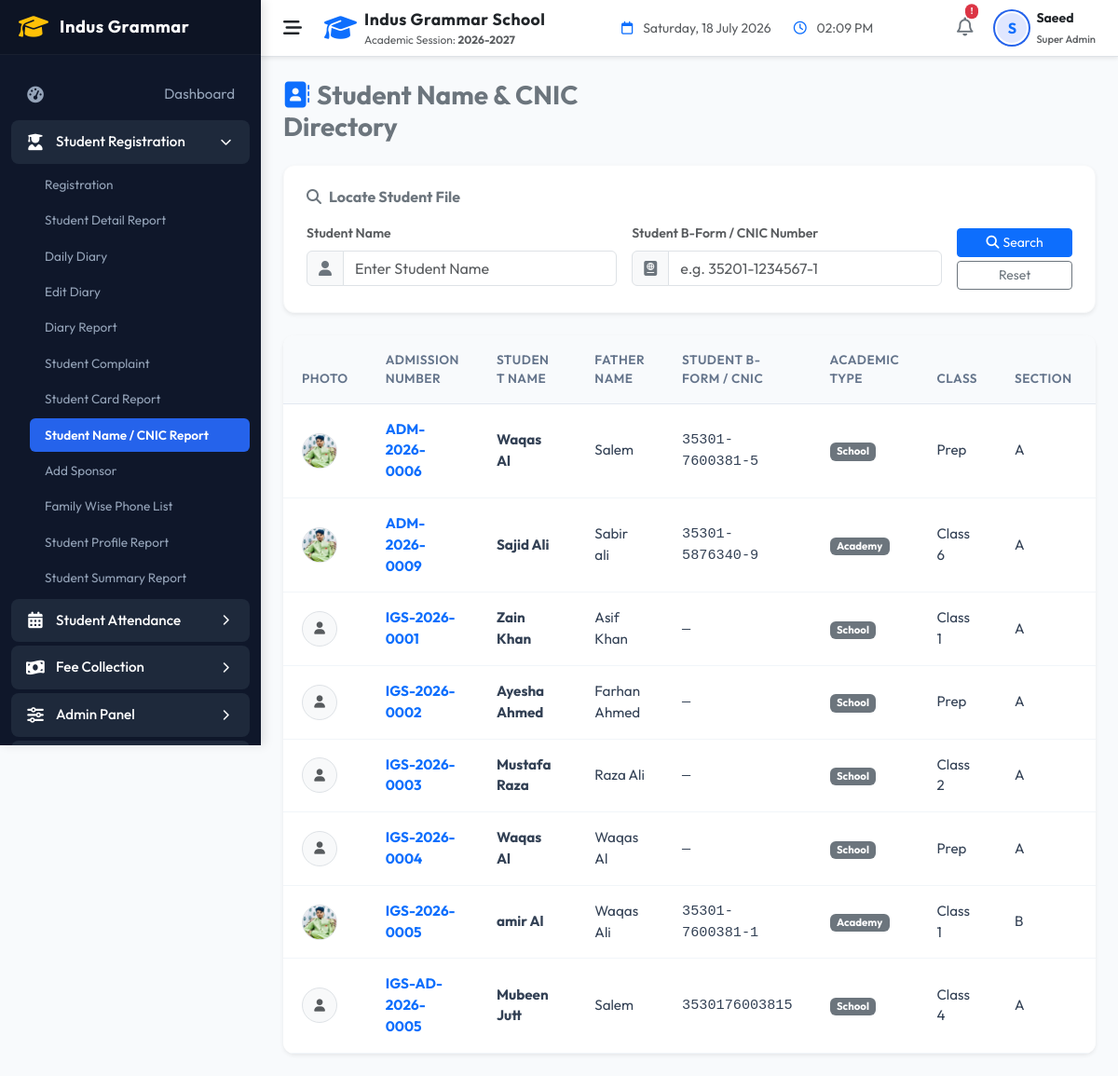
Page /indus-grammar-school-erp/modules/students/name_cnic_report.php (signed in) on the earlier database version.
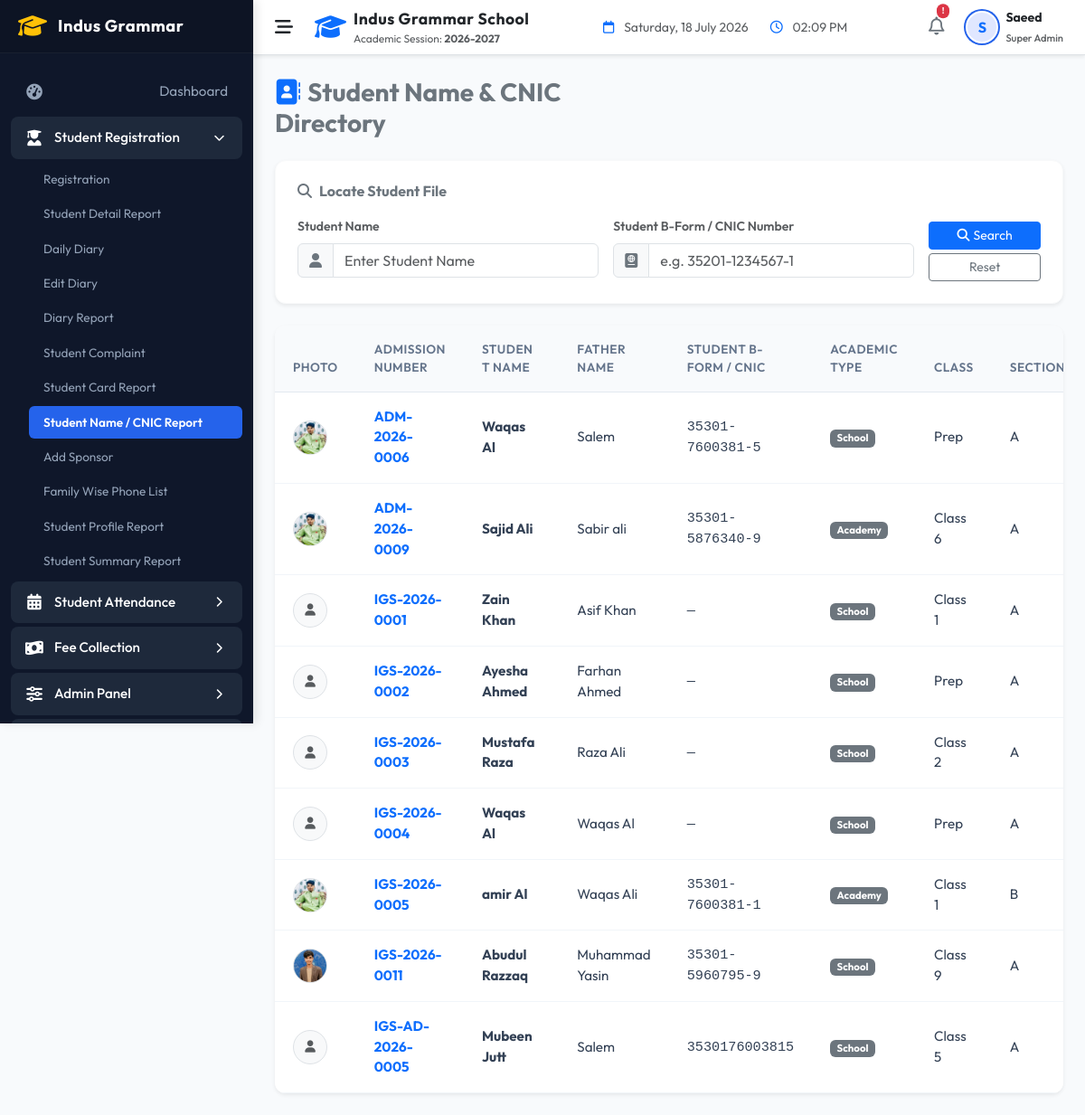
Same page on the later database version.
### tables this page shows
CREATE TABLE `students` (
  `id` int NOT NULL AUTO_INCREMENT,
  `admission_no` varchar(30) NOT NULL,
  `first_name` varchar(50) NOT NULL,
  `last_name` varchar(50) NOT NULL,
  `gender` enum('Male','Female','Other') NOT NULL,
  `date_of_birth` date NOT NULL,
  `enrollment_date` date NOT NULL,
  `class_id` int DEFAULT NULL,
  `status` enum('Active','Inactive','Suspended') DEFAULT 'Active',
  `guardian_name` varchar(100) NOT NULL,
  `guardian_phone` varchar(20) NOT NULL,
  `guardian_email` varchar(100) DEFAULT NULL,
  `address` text NOT NULL,
  `created_at` timestamp NULL DEFAULT CURRENT_TIMESTAMP,
  `updated_at` timestamp NULL DEFAULT CURRENT_TIMESTAMP ON UPDATE CURRENT_TIMESTAMP,
  `academic_type` varchar(50) NOT NULL DEFAULT 'School',
  `school_class` varchar(100) DEFAULT NULL,
  `school_section` varchar(50) DEFAULT NULL,
  `academy_program` varchar(100) DEFAULT NULL,
  `academy_batch` varchar(100) DEFAULT NULL,
  PRIMARY KEY (`id`),
  UNIQUE KEY `admission_no` (`admission_no`),
  KEY `idx_students_class` (`class_id`),
  KEY `idx_students_status` (`status`),
  KEY `idx_students_name` (`first_name`,`last_name`),
  CONSTRAINT `students_ibfk_1` FOREIGN KEY (`class_id`) REFERENCES `classes` (`id`)
);

CREATE TABLE `student_registration_details` (
  `student_id` int NOT NULL,
  `roll_no` varchar(50) DEFAULT NULL,
  `admission_date` date DEFAULT NULL,
  `academic_session` varchar(50) DEFAULT NULL,
  `campus` varchar(100) DEFAULT NULL,
  `blood_group` varchar(10) DEFAULT NULL,
  `religion` varchar(50) DEFAULT NULL,
  `nationality` varchar(50) DEFAULT NULL,
  `cnic_no` varchar(50) DEFAULT NULL,
  `birth_cert_no` varchar(50) DEFAULT NULL,
  `birth_place` varchar(100) DEFAULT NULL,
  `student_mobile` varchar(50) DEFAULT NULL,
  `student_email` varchar(100) DEFAULT NULL,
  `father_name` varchar(100) DEFAULT NULL,
  `father_cnic` varchar(50) DEFAULT NULL,
  `father_mobile` varchar(50) DEFAULT NULL,
  `father_occupation` varchar(100) DEFAULT NULL,
  `father_office` text,
  `father_income` decimal(10,2) DEFAULT '0.00',
  `father_email` varchar(100) DEFAULT NULL,
  `father_photo` varchar(255) DEFAULT NULL,
  `mother_name` varchar(100) DEFAULT NULL,
  `mother_cnic` varchar(50) DEFAULT NULL,
  `mother_mobile` varchar(50) DEFAULT NULL,
  `mother_occupation` varchar(100) DEFAULT NULL,
  `mother_email` varchar(100) DEFAULT NULL,
  `mother_photo` varchar(255) DEFAULT NULL,
  `guardian_relationship` varchar(50) DEFAULT NULL,
  `guardian_cnic` varchar(50) DEFAULT NULL,
  `guardian_address` text,
  `current_address` text,
  `permanent_address` text,
  `city` varchar(50) DEFAULT NULL,
  `province` varchar(50) DEFAULT NULL,
  `postal_code` varchar(20) DEFAULT NULL,
  `country` varchar(50) DEFAULT NULL,
  `prev_school` varchar(255) DEFAULT NULL,
  `prev_class` varchar(50) DEFAULT NULL,
  `prev_roll_no` varchar(50) DEFAULT NULL,
  `prev_result` varchar(100) DEFAULT NULL,
  `leaving_cert_no` varchar(100) DEFAULT NULL,
  `test_marks` decimal(5,2) DEFAULT '0.00',
  `medical_condition` text,
  `allergies` text,
  `disability` text,
  `emergency_contact` varchar(50) DEFAULT NULL,
  `doctor_name` varchar(100) DEFAULT NULL,
  `doctor_contact` varchar(50) DEFAULT NULL,
  `transport_required` tinyint(1) DEFAULT '0',
  `transport_route` varchar(100) DEFAULT NULL,
  `pickup_point` varchar(100) DEFAULT NULL,
  `drop_point` varchar(100) DEFAULT NULL,
  `transport_vehicle` varchar(50) DEFAULT NULL,
  `transport_driver` varchar(100) DEFAULT NULL,
  `sponsor_required` tinyint(1) DEFAULT '0',
  `sponsor_name` varchar(100) DEFAULT NULL,
  `sponsor_org` varchar(100) DEFAULT NULL,
  `sponsor_contact` varchar(50) DEFAULT NULL,
  `sponsor_amount` decimal(10,2) DEFAULT '0.00',
  `fee_plan` varchar(50) DEFAULT NULL,
  `fee_admission` decimal(10,2) DEFAULT '0.00',
  `fee_monthly` decimal(10,2) DEFAULT '0.00',
  `fee_discount` decimal(10,2) DEFAULT '0.00',
  `fee_scholarship` decimal(10,2) DEFAULT '0.00',
  `fee_fine` decimal(10,2) DEFAULT '0.00',
  `fee_security` decimal(10,2) DEFAULT '0.00',
  `remarks` text,
  `special_notes` text,
  `doc_student_photo` varchar(255) DEFAULT NULL,
  `doc_father_cnic` varchar(255) DEFAULT NULL,
  `doc_mother_cnic` varchar(255) DEFAULT NULL,
  `doc_bform` varchar(255) DEFAULT NULL,
  `doc_birth_cert` varchar(255) DEFAULT NULL,
  `doc_leaving_cert` varchar(255) DEFAULT NULL,
  `doc_prev_result` varchar(255) DEFAULT NULL,
  `doc_medical_cert` varchar(255) DEFAULT NULL,
  `doc_other` varchar(255) DEFAULT NULL,
  `created_at` timestamp NULL DEFAULT CURRENT_TIMESTAMP,
  `updated_at` timestamp NULL DEFAULT CURRENT_TIMESTAMP ON UPDATE CURRENT_TIMESTAMP,
  `academic_type` varchar(50) NOT NULL DEFAULT 'School',
  `school_class` varchar(100) DEFAULT NULL,
  `school_section` varchar(50) DEFAULT NULL,
  `academy_program` varchar(100) DEFAULT NULL,
  `academy_batch` varchar(100) DEFAULT NULL,
  PRIMARY KEY (`student_id`),
  UNIQUE KEY `roll_no` (`roll_no`),
  UNIQUE KEY `cnic_no` (`cnic_no`),
  CONSTRAINT `student_registration_details_ibfk_1` FOREIGN KEY (`student_id`) REFERENCES `students` (`id`) ON DELETE CASCADE
);

CREATE TABLE `classes` (
  `id` int NOT NULL AUTO_INCREMENT,
  `class_name` varchar(50) NOT NULL,
  `section` varchar(10) NOT NULL,
  `created_at` timestamp NULL DEFAULT CURRENT_TIMESTAMP,
  PRIMARY KEY (`id`),
  UNIQUE KEY `idx_class_section` (`class_name`,`section`)
);

### indus-grammar-school-erp/helpers/helpers.php (called while the page is built, shortened)
<?php
function sanitize($data) {
    if (is_array($data)) {
        foreach ($data as $key => $value) {
            $data[$key] = sanitize($value);
        }
    } else {
        $data = trim($data);
        $data = stripslashes($data);
        $data = htmlspecialchars($data, ENT_QUOTES, 'UTF-8');
    }
    return $data;
}
function displayValue($val, string $default = '—'): string {
    return (!isset($val) || trim((string)$val) === '') ? htmlspecialchars($default) : htmlspecialchars((string)$val);
}

### indus-grammar-school-erp/modules/students/name_cnic_report.php (the view, shortened to what the changed rows need)
<?php
$db = Database::getConnection();
$limit = 10;
$page = (int)($_GET['page'] ?? 1);
$offset = ($page - 1) * $limit;
$where = " WHERE 1=1";
$students = [];
try {
    $stmtData = $db->prepare("
        SELECT s.*, c.class_name, c.section,
               d.roll_no, d.cnic_no, d.father_name, d.father_cnic, d.father_mobile, d.mother_name, d.mother_mobile,
               d.current_address, d.city, d.blood_group, d.religion, d.nationality, d.doc_student_photo, d.academic_session,
               d.fee_admission, d.fee_monthly, d.fee_discount, d.remarks as reg_remarks, d.admission_date
        FROM students s
        LEFT JOIN classes c ON s.class_id = c.id
        LEFT JOIN student_registration_details d ON s.id = d.student_id
        $where
        ORDER BY s.admission_no ASC
        LIMIT :limit OFFSET :offset
    ");
    $stmtData->bindValue('limit', $limit, PDO::PARAM_INT);
    $stmtData->bindValue('offset', $offset, PDO::PARAM_INT);
    $stmtData->execute();
    $students = $stmtData->fetchAll(PDO::FETCH_ASSOC);
} catch (Exception $e) {
    $error = "Error querying Student Registry: " . $e->getMessage();
}
include_once __DIR__ . '/../../includes/header.php';
?>
<div class="card border-0 shadow-sm bg-white d-print-none" style="border-radius:12px; overflow:hidden;">
    <div class="table-responsive">
        <table class="table custom-table table-hover align-middle mb-0">
            <thead>
                <tr>
                    <th>Photo</th>
                    <th>Admission Number</th>
                    <th>Student Name</th>
                    <th>Father Name</th>
                    <th>Student B-Form / CNIC</th>
                    <th>Academic Type</th>
                    <th>Class</th>
                    <th>Section</th>
                    <th>Status</th>
                </tr>
            </thead>
            <tbody>
                <?php if (empty($students)): ?>
                    <tr>
                        <td colspan="10" class="text-center py-5 text-muted">
                            <i class="fa-solid fa-user-slash d-block fs-3 mb-2 opacity-50"></i>
                            No student found.
                        </td>
                    </tr>
                <?php else: foreach ($students as $row): ?>
                    <tr>
                        <td>
                            <div class="avatar-small border rounded-circle d-flex align-items-center justify-content-center bg-light" style="width: 38px; height: 38px; overflow:hidden;">
                                <?php if (!empty($row['doc_student_photo'])): ?>
                                    <img src="<?php echo APP_URL . '/' . $row['doc_student_photo']; ?>" style="width:100%; height:100%; object-fit:cover;">
                                <?php else: ?>
                                    <i class="fa-solid fa-user text-muted small"></i>
                                <?php endif; ?>
                            </div>
                        </td>
                        <td><strong class="text-primary"><?php echo sanitize($row['admission_no']); ?></strong></td>
                        <td class="fw-bold"><?php echo sanitize($row['first_name'] . ' ' . $row['last_name']); ?></td>
                        <td><?php echo displayValue($row['father_name'] ?? $row['guardian_name']); ?></td>
                        <td class="font-monospace"><?php echo displayValue($row['cnic_no']); ?></td>
                        <td><span class="badge bg-secondary"><?php echo sanitize($row['academic_type']); ?></span></td>
                        <td><?php echo displayValue($row['class_name'] ?? $row['school_class']); ?></td>
                        <td><?php echo displayValue($row['section'] ?? $row['school_section']); ?></td>
                        <td>
                        </td>
                    </tr>
                <?php endforeach; endif; ?>
            </tbody>
        </table>
    </div>
</div>
<?php
include_once __DIR__ . '/../../includes/footer.php';
?>

Differences in the rows shown:
added students: student_registration_details.doc_student_photo (picture), admission_no "IGS-2026-0011", first_name+last_name "Abudul Razzaq", student_registration_details.father_name "Muhammad Yasin", student_registration_details.cnic_no "35301-5960795-9", academic_type "School", class.class_name "Class 9", class.section "A"
changed students "Mubeen Jutt": class.class_name "Class 4" → "Class 5"
